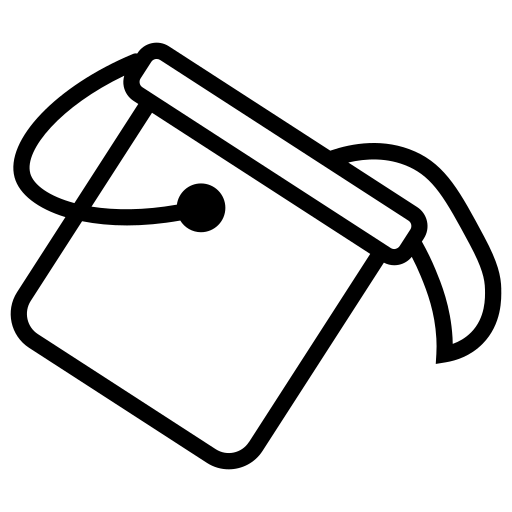
#> input picture images/paint-bucket.png, 512 x 512 px
$ python ingredients.py
#> lines starting #> are read from the running program, lines starting #| are printed output that depends on the picture
import matplotlib.pyplot as plt
import numpy as np
from PIL import Image, ImageDraw
import os

# Function to create an icon frame with filling animation
def create_icon_frame(icon_index, total_icons, frame_number, icon_images, filled_icon_images):
    fig, ax = plt.subplots(figsize=(8, 2), dpi=100)

    ax.set_xlim(0, total_icons * 3)
    ax.set_ylim(0, 3)
    ax.axis('off')

    # Draw icons and fill them sequentially
    for i in range(total_icons):
        if i <= icon_index:
            ax.imshow(filled_icon_images[i], extent=[i * 3, (i + 1) * 3, 0, 3])
        else:
            ax.imshow(icon_images[i], extent=[i * 3, (i + 1) * 3, 0, 3])

    # Save frame as PNG
    frame_path = f"icon_frame_{frame_number:03d}.png"
    plt.savefig(frame_path)
    plt.close(fig)
    return frame_path

# Load icon images
def load_image(image_path):
#> called with image_path = 'images/paint-bucket.png'
    return np.array(Image.open(image_path))
#> returned value is the input picture: shape (512, 512, 4); mean R, G, B, A 0, 0, 0, 37.1

# Parameters
total_icons = 4
total_frames = total_icons * 10

# Define the paths to the icon images in the subfolder
icon_image_paths = [
    'images/paint-bucket.png',
    'images/paint-bucket.png',
    'images/paint-bucket.png',
    'images/paint-bucket.png'
]

filled_icon_image_paths = [
    'images/paint-bucket (1).png',
    'images/paint-bucket (1).png',
    'images/paint-bucket (1).png',
    'images/paint-bucket (1).png'
]

# Load the images
icon_images = [load_image(path) for path in icon_image_paths]
#> icon_images = 4 items
filled_icon_images = [load_image(path) for path in filled_icon_image_paths]
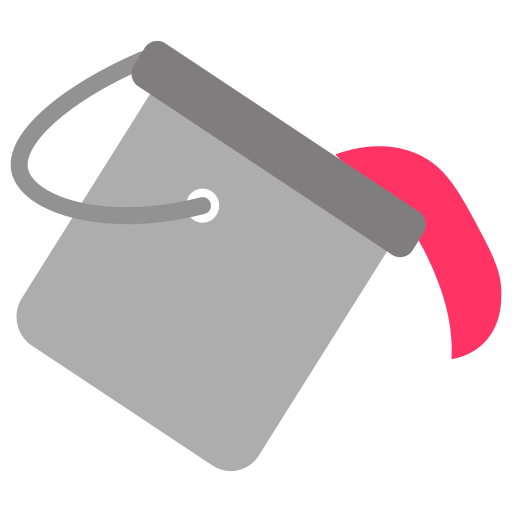
#> input picture images/paint-bucket (1).png, 512 x 512 px
#> in load_image, returned value is the input picture: shape (512, 512, 4); mean R, G, B, A 74.5, 64.5, 66.9, 107.9
#> filled_icon_images = 4 items

# Create icon frames
icon_frame_paths = []
for i in range(total_frames):
    icon_index = i // 10  # Fill one icon every 10 frames
    icon_frame_path = create_icon_frame(icon_index, total_icons, i, icon_images, filled_icon_images)
    icon_frame_paths.append(icon_frame_path)
#> this loop made 40 passes
#> icon_frame_path on passes 1 to 12: 'icon_frame_000.png', 'icon_frame_001.png', 'icon_frame_002.png', 'icon_frame_003.png', 'icon_frame_004.png', 'icon_frame_005.png', 'icon_frame_006.png', 'icon_frame_007.png', 'icon_frame_008.png', 'icon_frame_009.png', 'icon_frame_010.png', 'icon_frame_011.png'
#> pass 1, in create_icon_frame, `plt.savefig(frame_path)`:
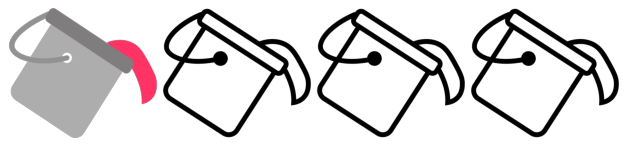
#> figure drawn by matplotlib, 1 panel
#> after the loop, icon_frame_paths = 40 items, first 6: 'icon_frame_000.png', 'icon_frame_001.png', 'icon_frame_002.png', 'icon_frame_003.png', 'icon_frame_004.png', 'icon_frame_005.png'

# Create icon GIF
icon_frames = [Image.open(frame) for frame in icon_frame_paths]
#> icon_frames = 40 items
icon_frames[0].save('icon_fill_animation.gif', save_all=True, append_images=icon_frames[1:], duration=100, loop=0)
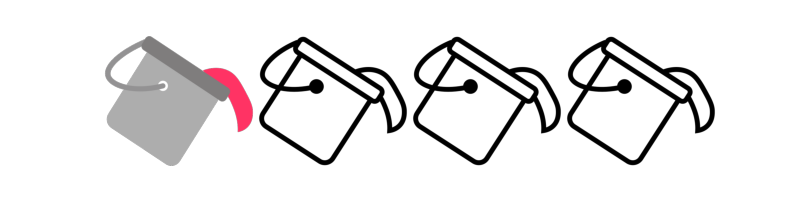
#> saved as icon_fill_animation.gif: PIL image 800x200 RGBA; mean R, G, B, A 233.4, 232, 232.3, 255

# Clean up temporary icon frame files
for icon_frame_path in icon_frame_paths:
    os.remove(icon_frame_path)
